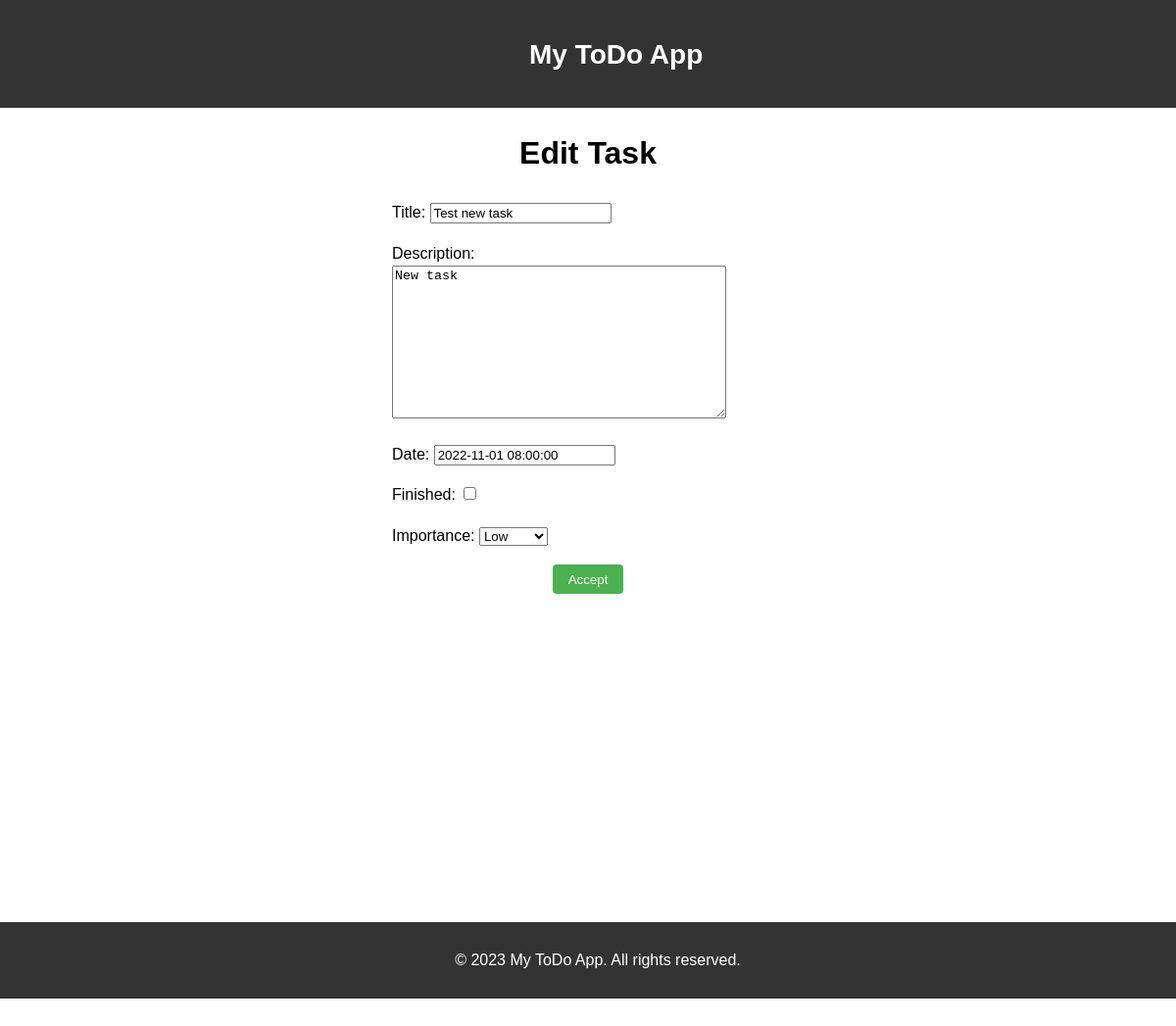
Screenshot of /edit/5 with the database file from the repository.
### todolist/models.py (models this page shows, shortened)
class Task(models.Model):
    title = models.CharField(max_length=50, verbose_name='Title')
    slug = models.SlugField(max_length=50, unique=True, db_index=True, verbose_name='URL')
    description = models.TextField(verbose_name='Description')
    finish_date = models.DateTimeField(verbose_name='Date')
    finished = models.BooleanField(default=False, verbose_name='Finished')
    signif = models.ForeignKey('Importance', on_delete=models.PROTECT, null=True,
                               verbose_name='Importance')
    tag = TaggableManager()
    class Meta:
        ordering = [ 'signif','finished', 'title', '-finish_date']

### todolist/views.py (the view)
# urls.py: path('edit/<int:task_id>', views.edit_task, name='edit_task'),
def edit_task(request, task_id):
    task = get_object_or_404(Task, id=task_id)
    sent = False
    if request.method == 'POST':
        form = EditTaskForm(request.POST, instance=task)
        if form.is_valid():
            cd = form.cleaned_data
            slug = slugify(cd['title'])
            task.title = cd['title']
            task.slug = slug
            task.description = cd['description']
            task.finish_date = cd['finish_date']
            task.finished = cd['finished']
            task.signif = Importance.objects.get(pk=request.POST['signif'])
            task.save()
            sent = True
        return redirect(task, task_id=task.id)
    else:
        form = EditTaskForm(instance=task)
    return render(request, 'todolist/edit_task.html', {
        'sent':sent,
        'form':form,
        'task': task,
        'importances':importances
    })

### todolist/forms.py
class EditTaskForm(forms.ModelForm):
    class Meta:
        model = Task
        fields = ['title', 'description', 'finish_date', 'finished', 'signif']
        widgets = {
            'finish_date':forms.DateTimeInput()
        }

### todolist/models.py (called while the page is built)
    def __str__(self):
        return self.importance

### todolist/templates/todolist/edit_task.html (shortened to what this page needs)
{% extends "todolist/base.html" %}
{% block content%}
{% if sent %}
<a href="{% url 'todolist:task_detail' task.id%}">Go back to edited task</a>
{% else %}
<h1 style="text-align: center;">Edit Task</h1>
<form method="POST">
    <div class="form-container">
        {{ form.as_p}}
        <input type="submit" value="Accept" class="form-submit">
    </div>
</form>
{% endif %}
{% endblock %}

### todolist/static/todolist/css/style.css (style rules this page uses)
html { height: 150%; }
body { font-family: Arial, sans-serif; line-height: 1.6; margin: 0; padding: 0; height: 100%; overflow-x: hidden; }
.form-container { max-width: 400px; margin: auto; }
.form-submit { padding: 8px 16px; background-color: #4CAF50; color: #fff; border: none; border-radius: 4px; cursor: pointer; height: 30px; margin: 0 auto; display: block; }

### rows the page displays
Task: title "Test new task", description "New task", finish_date "2022-11-01 08:00:00", signif "Low"
